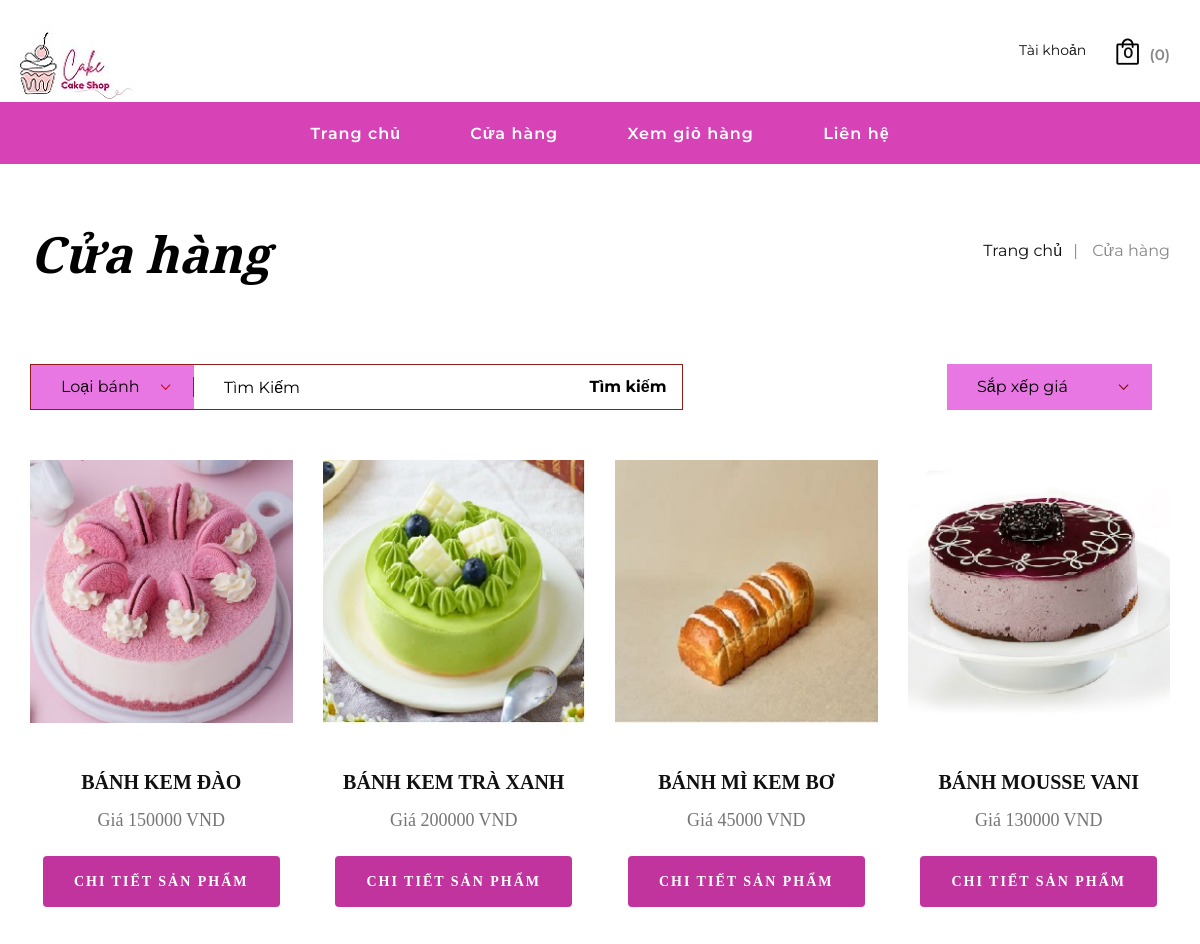
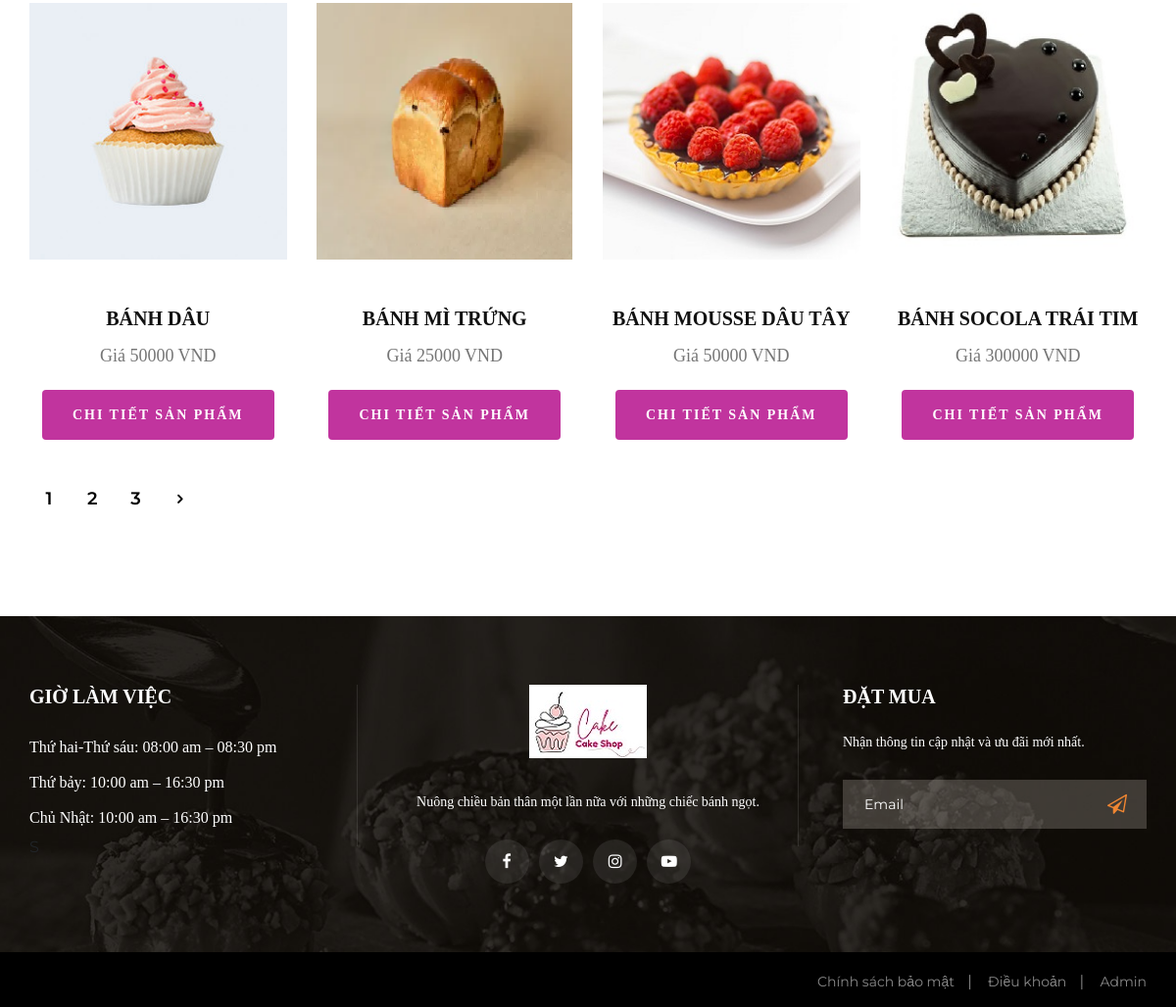
The app's page /list_product.php with its own data (2 pictures, top to bottom).
### tables this page shows
CREATE TABLE `products` (
  `ProductId` int(11) NOT NULL,
  `Name` varchar(255) NOT NULL,
  `Image` varchar(255) NOT NULL,
  `Quantity` int(11) NOT NULL,
  `Description` text NOT NULL,
  `BuyPrice` float NOT NULL,
  `SellPrice` float NOT NULL,
  `Status` tinyint(1) NOT NULL DEFAULT 1,
  `CountView` int(11) NOT NULL DEFAULT 0,
  `CategoriId` int(11) NOT NULL,
  `BrandId` int(11) NOT NULL,
  `is_accept` int(1) NOT NULL DEFAULT 1
);

### list_product.php (the view, shortened to what this page needs)
<?php
include($_SERVER['DOCUMENT_ROOT'] . "/inc/header.php");
include($_SERVER['DOCUMENT_ROOT'] . "/database/connect.php");
$itemsPerPage = 8;
$page = isset($_GET['page']) ? $_GET['page'] : 1;
$start = ($page - 1) * $itemsPerPage;
$query = "SELECT * FROM Products WHERE status = 1 AND is_accept = 1 ORDER BY CountView DESC LIMIT $start, $itemsPerPage";
$Products = mysqli_query($conn, $query);
$totalQuery = "SELECT COUNT(*) as total FROM Products WHERE status = 1 AND is_accept = 1";
$totalResult = mysqli_query($conn, $totalQuery);
$totalRow = mysqli_fetch_assoc($totalResult)['total'];
$totalPages = ceil($totalRow / $itemsPerPage);
?>
<div class="breadcrumb-option">
    <div class="container">
        <div class="row">
            <div class="col-lg-6 col-md-6 col-sm-6">
                <div class="breadcrumb__text">
                    <h2>Cửa hàng</h2>
                </div>
            </div>
            <div class="col-lg-6 col-md-6 col-sm-6">
                <div class="breadcrumb__links">
                    <a href="./index.php">Trang chủ</a>
                    <span>Cửa hàng</span>
                </div>
            </div>
        </div>
    </div>
</div>
<section class="shop spad">
    <div class="container">
        <div class="shop__option">
            <div class="row">
                <div class="col-lg-7 col-md-7">
                    <div class="shop__option__search">
                        <form action="search_product.php" method="POST">
                                <input type="text" name="search" class="form-control rounded" placeholder="Tìm Kiếm"/>
                                <button class="btn btn-primary" type ="submit" name="submit">Tìm kiếm</button>
                        </form>
                    </div>
                </div>
                <div class="col-lg-5 col-md-5">
                    <div class="shop__option__right">
                    </div>
                </div>
            </div>
        </div>
        <div class="row">
            <?php foreach ($Products as $key => $value) : ?>
                <div class="col-lg-3 col-md-6 col-sm-6">
                    <div class="product__item">
                        <div class="product__item__pic set-bg">
                            <a href="product_detail.php?id=<?php echo $value['ProductId'] ?> ">
                                <img src="..//admin//uploads//<?php echo $value['Image'] ?>" alt="Chi tiết sản phẩm">
                            </a>
                        </div>
                        <div class="product__item__text">
                            <h6> <a href="product_detail.php?id=<?php echo $value['ProductId'] ?>"><?php echo $value['Name'] ?></a></h6>
                            <h5>Giá <?php echo $value['SellPrice'] . ' VND' ?></h5>
                            <div>
                                <button class="btn primary-btn mt-4">
                                    <a style="color: white" href="product_detail.php?id=<?php echo $value['ProductId'] ?> ">Chi tiết sản phẩm</a>
                                </button>
                            </div>
                        </div>
                    </div>
                </div>
            <?php endforeach; ?>
        </div>
        <div class="shop__last__option">
    <div class="row">
        <div class="col-lg-6 col-md-6 col-sm-6">
            <div class="shop__pagination">
                <?php for ($i = 1; $i <= $totalPages; $i++) { ?>
                    <a href="?page=<?php echo $i; ?>"><?php echo $i; ?></a>
                <?php } ?>
                <a href="?page=<?php echo min($totalPages, $page + 1); ?>"><span class="arrow_carrot-right"></span></a>
            </div>
        </div>
        <div class="col-lg-6 col-md-6 col-sm-6">
        </div>
    </div>
</div>
    </div>
</section>
<?php
include($_SERVER["DOCUMENT_ROOT"] . '//inc/footer.php');
?>

### inc/header.php (shortened to what this page needs)
<?php
$cart = (isset($_SESSION['cart'])) ? $_SESSION['cart'] : [];
$user = ((isset($_SESSION['user']))) ? $_SESSION['user'] : [];
?>
<!DOCTYPE html>
<html lang="zxx">
<head>
    <link rel="stylesheet" href="css/boottrap.min.css" type="text/css">
    <link rel="stylesheet" href="css/flaticon.css" type="text/css">
    <link rel="stylesheet" href="css/barfiller.css" type="text/css">
    <link rel="stylesheet" href="css/magnific-popup.css" type="text/css">
    <link rel="stylesheet" href="css/font-awesome.min.css" type="text/css">
    <link rel="stylesheet" href="css/elegant-icons.css" type="text/css">
    <link rel="stylesheet" href="css/nice-selec.css" type="text/css">
    <link rel="stylesheet" href="css/owl.carousel.min.css" type="text/css">
    <link rel="stylesheet" href="css/slickna.min.css" type="text/css">
    <link rel="stylesheet" href="css/styllee.css" type="text/css">
</head>
<body>
    <header class="header" >
        <div class="header__top">
            <div class="container">
                <div class="row">
                    <div class="col-lg-12">
                        <div class="header__top__inner">
                            <div class="header__logo" style="left: 5%;" >
                                <a href="#"><img src="img/11.JPG" alt="" ></a>
                            </div>
                            <div class="header__top__right">
                                <div class="header__top__left">
                                <ul style="margin-right: 30px;">
                                <?php if (isset($user['Email'])) { ?>
                                    <li><?php echo $user['Fullname'] ?>
                                            <ul>
                                                <li><a style="color:#ffffff; white-space: nowrap;" href="history_order.php">Lịch sử đơn hàng </a></li>
                                                <li><a style="color:#ffffff; white-space: nowrap;" href="logout.php">Đăng xuất</a></li>
                                            </ul>
                                    </li><?php } else { ?><li>
                                        Tài khoản
                                            </li>
                                        <?php } ?>
                                </ul>
                                </div>
                                <div class="header__top__right__cart">
                                    <a href="view_cart.php"><img src="img/icon/cart.png" alt=""> <span>0</span></a>
                                    <div class="cart__price">(<?php echo count($cart) ?>)
                                </div>
                                </div>
                            </div>
                        </div>
                    </div>
                </div>
            </div>
        </div>
        <div class="container">
            <div class="row">
                <div class="col-lg-12">
                    <nav class="header__menu mobile-menu">
                        <ul>
                            <li><a href="./index.php">Trang chủ</a></li>
                            <li><a href="./list_product.php">Cửa hàng</a></li>
                            <li><a href="./view_cart.php">Xem giỏ hàng</a> </li>
                            <li><a href="./contact_add.php">Liên hệ</a></li>
                        </ul>
                    </nav>
                </div>
            </div>
        </div>
    </header>

### inc/footer.php (shortened to what this page needs)
    <footer class="footer set-bg" data-setbg="img/footer-bg.jpg">
        <div class="container">
            <div class="row">
                <div class="col-lg-4 col-md-6 col-sm-6">
                    <div class="footer__widget">
                        <h6>GIỜ LÀM VIỆC</h6>
                        <ul>
                            <li>Thứ hai-Thứ sáu: 08:00 am – 08:30 pm</li>
                            <li>Thứ bảy: 10:00 am – 16:30 pm</li>
                            <li>Chủ Nhật: 10:00 am – 16:30 pm</li>
                        </ul>S
                    </div>
                </div>
                <div class="col-lg-4 col-md-6 col-sm-6">
                    <div class="footer__about">
                        <div class="footer__logo">
                            <a href="#"><img src="img/11.JPG" alt=""></a>
                        </div>
                        <p>Nuông chiều bản thân một lần nữa với những chiếc bánh ngọt.</p>
                        <div class="footer__social">
                            <a href="#"><i class="fa fa-facebook"></i></a>
                            <a href="#"><i class="fa fa-twitter"></i></a>
                            <a href="#"><i class="fa fa-instagram"></i></a>
                            <a href="#"><i class="fa fa-youtube-play"></i></a>
                        </div>
                    </div>
                </div>
                <div class="col-lg-4 col-md-6 col-sm-6">
                    <div class="footer__newslatter">
                        <h6>Đặt mua</h6>
                        <p>Nhận thông tin cập nhật và ưu đãi mới nhất.</p>
                        <form action="#">
                            <input type="text" placeholder="Email">
                            <button type="submit"><i class="fa fa-send-o"></i></button>
                        </form>
                    </div>
                </div>
            </div>
        </div>
        <div class="copyright">
            <div class="container">
                <div class="row">
                    <div class="col-lg-7">
                  </div>
                  <div class="col-lg-5">
                    <div class="copyright__widget">
                        <ul>
                            <li><a href="#">Chính sách bảo mật</a></li>
                            <li><a href="#">Điều khoản</a></li>
                            <li><a href="/admin/html/login.php">Admin</a></li>
                        </ul>
                    </div>
                </div>
            </div>
        </div>
    </div>
</footer>
</body>
</html>

### records on screen
products: Image (picture), Name "BÁNH KEM ĐÀO", SellPrice "150000"
products: Image (picture), Name "BÁNH KEM TRÀ XANH", SellPrice "200000"
products: Image (picture), Name "BÁNH MÌ KEM BƠ", SellPrice "45000"
products: Image (picture), Name "BÁNH MOUSSE VANI", SellPrice "130000"
products: Image (picture), Name "BÁNH DÂU", SellPrice "50000"
products: Image (picture), Name "BÁNH MÌ TRỨNG", SellPrice "25000"
products: Image (picture), Name "BÁNH MOUSSE DÂU TÂY", SellPrice "50000"
products: Image (picture), Name "BÁNH SOCOLA TRÁI TIM", SellPrice "300000"

### other values on screen
count($cart) "0"
